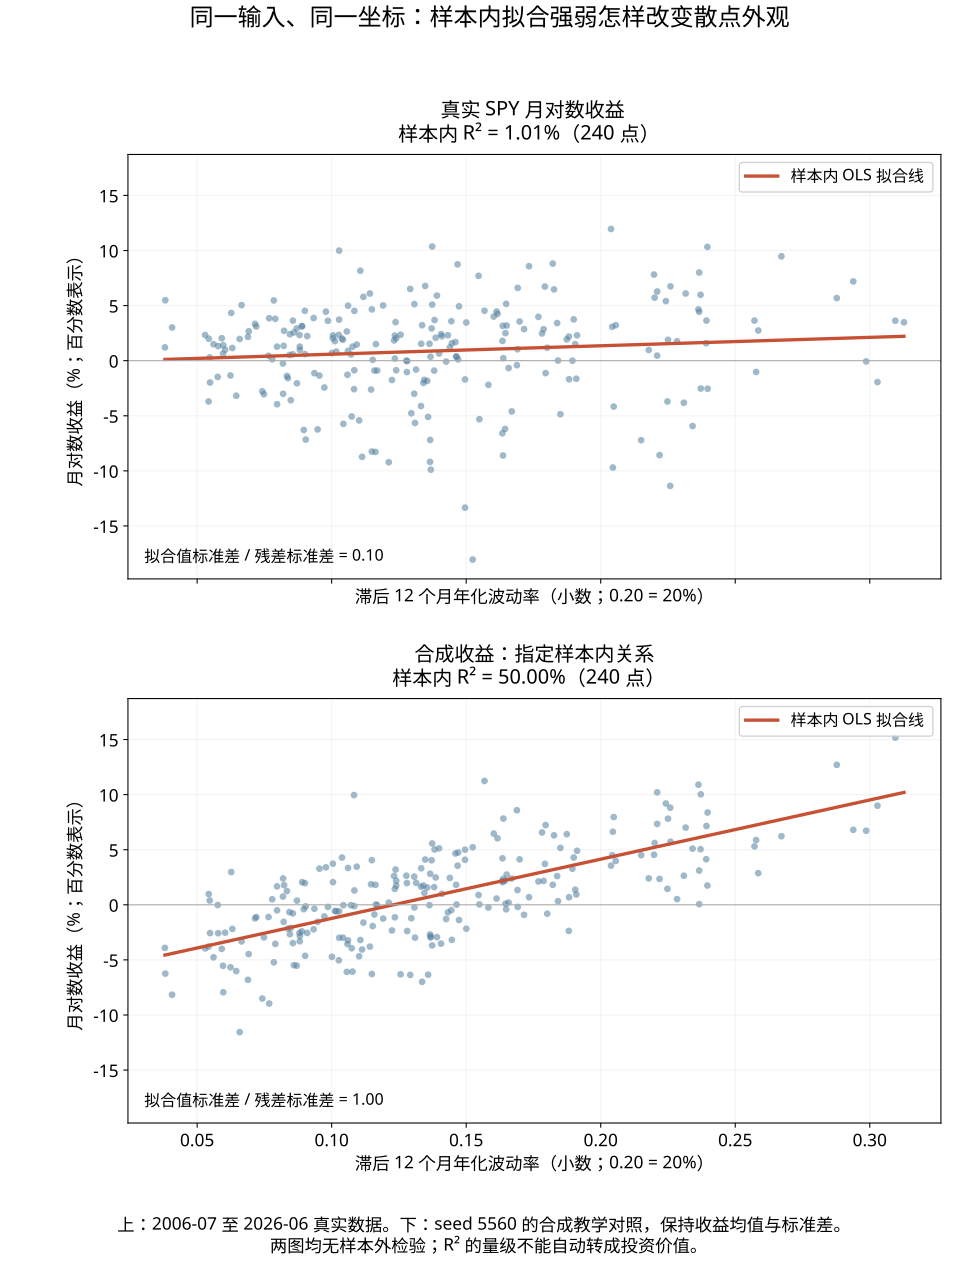

Here is the Python script that generated this plot:
"""M01 §2.9.3：真实样本内关系与明确合成关系的同尺度比较。

计算链来自课程 code/L02_regression/03_r2_scale.py；不调用其 vault 写入入口。
运行参数 --data 指向 spy_monthly_features_240m.csv，--output 指向本脚本所在候选目录。
真实月对数收益；同一240个输入；合成关系 seed=5560、R2=0.5。
图不能证明样本外准确性、因果关系或投资价值。
"""
from pathlib import Path
import argparse,io,json,hashlib,sys
sys.dont_write_bytecode=True
import numpy as np
import pandas as pd
import statsmodels.api as sm
import matplotlib
matplotlib.use('Agg')
import matplotlib.pyplot as plt
sys.path.insert(0,'D:/上课资料/CityU/_meta/tools')
from safe_write import atomic_write
ap=argparse.ArgumentParser();ap.add_argument('--data',required=True);ap.add_argument('--output',required=True)
a=ap.parse_args();src=Path(a.data);out=Path(a.output);out.mkdir(parents=True,exist_ok=True)
d=pd.read_csv(src);x=d.volatility_12;y=d.market_return
assert len(d)==240 and x.notna().all() and y.notna().all()
real=sm.OLS(y,sm.add_constant(x)).fit()
z=(x-x.mean())/x.std(ddof=1)
e=pd.Series(np.random.default_rng(5560).standard_normal(len(z)),index=z.index)
e-=e.mean();e-=(e@z)/(z@z)*z;e/=e.std(ddof=1);z/=z.std(ddof=1)
ystar=np.sqrt(0.5)*z+np.sqrt(0.5)*e
ysyn=y.mean()+y.std(ddof=1)*ystar/ystar.std(ddof=1)
syn=sm.OLS(ysyn,sm.add_constant(x)).fit()
assert abs(syn.rsquared-0.5)<1e-12
assert abs(ysyn.mean()-y.mean())<1e-12 and abs(ysyn.std(ddof=1)-y.std(ddof=1))<1e-12
plt.rcParams.update({'font.family':'Microsoft YaHei','axes.unicode_minus':False,'svg.fonttype':'none','font.size':13})
# 纵向排列保证 768px 阅读栏仍能读到坐标、单位和底部边界说明。
fig,axes=plt.subplots(2,1,figsize=(10.2,13.2),sharex=True,sharey=True)
xx=np.linspace(x.min(),x.max(),100)
for ax,yy,fit,title in zip(axes,[y,ysyn],[real,syn],['真实 SPY 月对数收益','合成收益：指定样本内关系']):
    ax.scatter(x,yy*100,s=26,alpha=.55,color='#527f9f',edgecolors='none')
    ax.plot(xx,(fit.params.iloc[0]+fit.params.iloc[1]*xx)*100,color='#c65134',lw=2.5,label='样本内 OLS 拟合线')
    ax.axhline(0,color='#aaaaaa',lw=.8);ax.grid(alpha=.16)
    ax.set_title(title+f'\n样本内 R² = {fit.rsquared*100:.2f}%（240 点）',fontsize=15,pad=10)
    ax.set_xlabel('滞后 12 个月年化波动率（小数；0.20 = 20%）',fontsize=13)
    ax.legend(loc='upper right',fontsize=12,framealpha=.9)
    ratio=fit.fittedvalues.std(ddof=1)/fit.resid.std(ddof=1)
    ax.text(.02,.04,f'拟合值标准差 / 残差标准差 = {ratio:.2f}',transform=ax.transAxes,fontsize=12)
axes[0].set_ylabel('月对数收益（%；百分数表示）',fontsize=13)
axes[1].set_ylabel('月对数收益（%；百分数表示）',fontsize=13)
fig.suptitle('同一输入、同一坐标：样本内拟合强弱怎样改变散点外观',fontsize=18,y=.995)
fig.text(.5,.012,'上：2006-07 至 2026-06 真实数据。下：seed 5560 的合成教学对照，保持收益均值与标准差。\n两图均无样本外检验；R² 的量级不能自动转成投资价值。',ha='center',fontsize=13)
fig.tight_layout(rect=[.05,.06,.98,.97],h_pad=2.2)
buf=io.StringIO();fig.savefig(buf,format='svg',metadata={'Date':None});atomic_write(str(out/'r2-scale.svg'),buf.getvalue())
result={'source':str(src),'source_sha256':hashlib.sha256(src.read_bytes()).hexdigest(),'n':len(d),'start':d.forecast_month.iloc[0],'end':d.forecast_month.iloc[-1],'seed':5560,'real_r2':real.rsquared,'synthetic_r2':syn.rsquared,'real_fitted_residual_sd_ratio':real.fittedvalues.std(ddof=1)/real.resid.std(ddof=1),'same_mean':bool(np.isclose(y.mean(),ysyn.mean())),'same_sample_sd':bool(np.isclose(y.std(ddof=1),ysyn.std(ddof=1))),'claim_boundary':'in-sample visualization only; synthetic comparison is not empirical evidence'}
atomic_write(str(out/'r2-scale-results.json'),json.dumps(result,ensure_ascii=False,indent=2)+'\n')
print(json.dumps(result,ensure_ascii=False));plt.close(fig)
